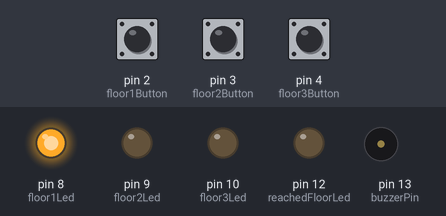
Bench run of a sketch on a simulated Arduino Uno, built with avr-gcc and run on an emulated ATmega328P. Shown: output pins drawn as LEDs (lit = HIGH), buzzer (waves = sounding). Inputs (shaded band) come from the test bench; at power-on: pin 3 (floor2Button) HIGH, pin 2 (floor1Button) HIGH, pin 4 (floor3Button) HIGH.

Above: at 1.2 s.
1.3 s: pin 3 (floor2Button) pulled LOW for 0.15 s
At 1.8 s:
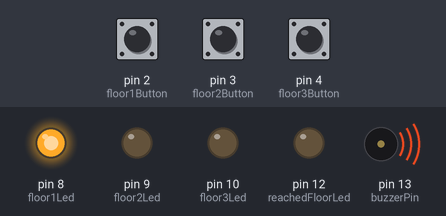
4.3 s: pin 2 (floor1Button) pulled LOW for 0.15 s
At 4.8 s:
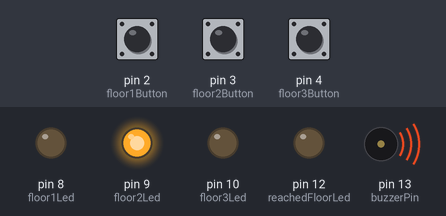
7.4 s: pin 4 (floor3Button) pulled LOW for 0.15 s
At 8.27 s:
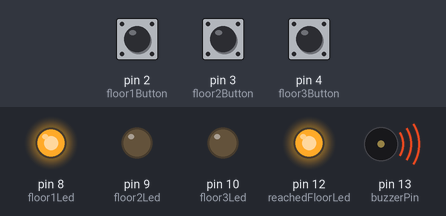
10.5 s: pin 2 (floor1Button) pulled LOW for 3.2 s
15.2 s: pin 3 (floor2Button) pulled LOW for 3.2 s
19.9 s: pin 4 (floor3Button) pulled LOW for 1 s
At 23.5 s:
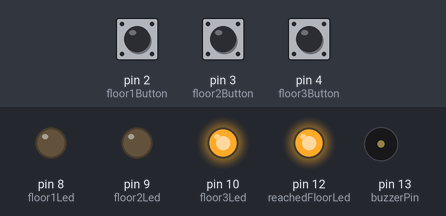
Timing chart, 0 to 24.9 s (numbered marks = the images above; inputs shaded):
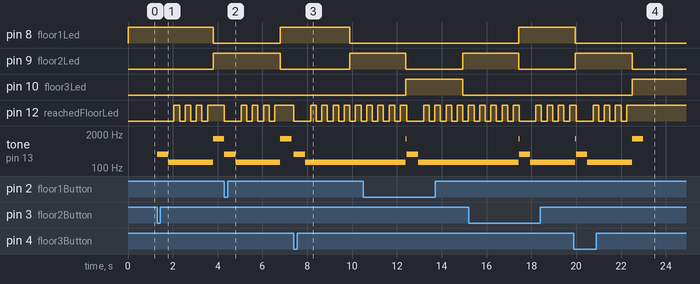

The sketch:

Homework2.ino
```cpp
const int floor1Button = 2;      // Button for Floor 1
const int floor2Button = 3;      // Button for Floor 2
const int floor3Button = 4;      // Button for Floor 3
const int floor1Led = 8;         // LED for Floor 1
const int floor2Led = 9;         // LED for Floor 2
const int floor3Led = 10;        // LED for Floor 3
const int reachedFloorLed = 12;  // LED to indicate reaching a floor
const int buzzerPin = 13;        // Buzzer


bool elevatorMoving = false;
int currentFloor = 1;
int targetFloor = 1;
unsigned long startTime = 0;
const unsigned long travelTime = 2500;   // Time it takes to travel between floors in milliseconds
const unsigned long debounceDelay = 50;  // Debounce time in milliseconds
unsigned long closeDoor = 0;             // Closing timer when pressing a button


bool debounce(int buttonPin) {
  static unsigned long lastDebounceTime = 0;
  static int lastButtonState = HIGH;
  int buttonState = digitalRead(buttonPin);
  unsigned long currentTime = millis();

  if (currentTime - lastDebounceTime > debounceDelay) {
    if (buttonState != lastButtonState) {
      lastDebounceTime = currentTime;
      lastButtonState = buttonState;

      if (buttonState == LOW) {
        return true;
      }
    }
  }

  return false;
}

void setup() {
  pinMode(floor1Button, INPUT_PULLUP);
  pinMode(floor2Button, INPUT_PULLUP);
  pinMode(floor3Button, INPUT_PULLUP);

  pinMode(floor1Led, OUTPUT);
  pinMode(floor2Led, OUTPUT);
  pinMode(floor3Led, OUTPUT);

  pinMode(reachedFloorLed, OUTPUT);
  pinMode(buzzerPin, OUTPUT);
  noTone(buzzerPin);

  digitalWrite(floor1Led, HIGH);  // Initialize by lighting up the first floor LED
}

void loop() {
  if (debounce(floor1Button) && !elevatorMoving) {
    closeDoor = millis();
    tone(buzzerPin, 659.25 / 2, 500);
    targetFloor = 1;
  }
  if (debounce(floor2Button) && !elevatorMoving) {
    closeDoor = millis();
    tone(buzzerPin, 659.25 / 2, 500);
    targetFloor = 2;
  }
  if (debounce(floor3Button) && !elevatorMoving) {
    closeDoor = millis();
    tone(buzzerPin, 659.25 / 2, 500);
    targetFloor = 3;
  }

  if (elevatorMoving) {
    unsigned long currentTime = millis();

    if (millis() - closeDoor > 500)
      tone(buzzerPin, 659.25 / 4, travelTime);

    if (currentTime - startTime >= travelTime) {
      elevatorMoving = false;
      digitalWrite(reachedFloorLed, HIGH);

      // Buzz the buzzer when reaching the floor
      if (currentFloor == targetFloor)
        tone(buzzerPin, 659.25 * 2, 500);

      digitalWrite(floor1Led, (currentFloor == 1) ? HIGH : LOW);
      digitalWrite(floor2Led, (currentFloor == 2) ? HIGH : LOW);
      digitalWrite(floor3Led, (currentFloor == 3) ? HIGH : LOW);

    } else {
      if (millis() - closeDoor > 500) {
        if ((currentTime - startTime) % 500 < 250) {
          digitalWrite(reachedFloorLed, LOW);
        } else {
          digitalWrite(reachedFloorLed, HIGH);
        }
      }
    }

  } else {
    // If the elevator is not moving, check if it needs to move (ifhml)
    if (currentFloor != targetFloor) {
      goToFloor(targetFloor);
    }
  }
}

void goToFloor(int floor) {
  if (currentFloor != floor) {
    digitalWrite(reachedFloorLed, LOW);
    startTime = millis();

    // update the floor
    if (currentFloor < floor)
      currentFloor++;
    if (currentFloor > floor)
      currentFloor--;

    elevatorMoving = true;
  }
}
```

Measured:
- after the input at 1.3 s, pin 8 (floor1Led): HIGH → LOW after 2.5 s; pin 9 (floor2Led): LOW → HIGH after 2.5 s; pin 12 (reachedFloorLed): alternates HIGH for 0.25 s and LOW for 0.25 s, 7 changes in all, then stays HIGH, starting after 0.75 s; tone on pin 13 (buzzerPin): silent → 329 Hz at once, → 164 Hz 0.50 s later, → 1318 Hz 2.0 s later
- after the input at 4.3 s, pin 8 (floor1Led): LOW → HIGH after 2.5 s; pin 9 (floor2Led): HIGH → LOW after 2.5 s
- after the input at 7.4 s, pin 8 (floor1Led): HIGH → LOW after 2.5 s; pin 9 (floor2Led): LOW → HIGH after 2.5 s; pin 12 (reachedFloorLed): HIGH → LOW at once, then repeats every 0.50 s: HIGH 0.25 s, LOW 0.25 s; tone on pin 13 (buzzerPin): silent → 329 Hz at once, → 164 Hz 0.50 s later
- after the input at 19.9 s, pin 10 (floor3Led): LOW → HIGH after 2.6 s; pin 12 (reachedFloorLed): HIGH → LOW after 0.10 s, then repeats every 0.50 s: HIGH 0.25 s, LOW 0.25 s, until it stays HIGH from 22.3 s
